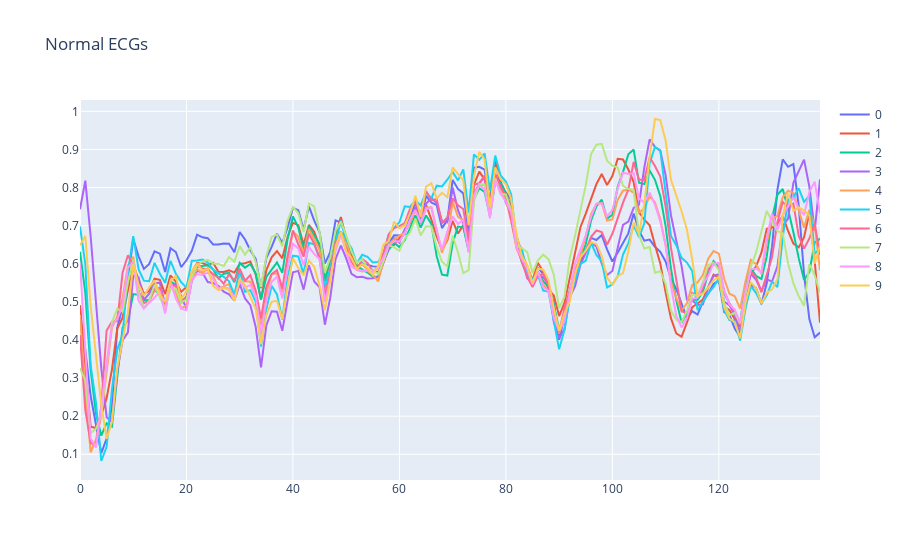
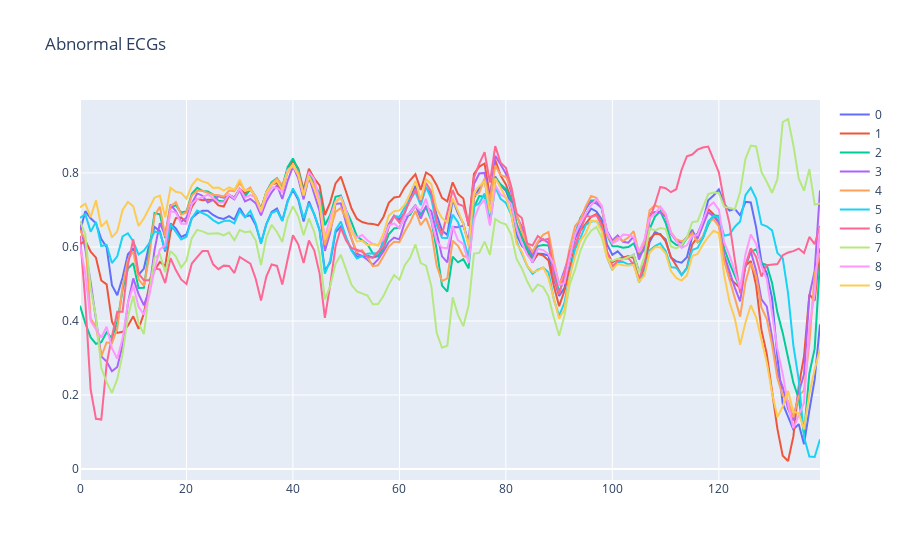

Here is the notebook cell these charts were saved with, in order:
### Markdown cell above
Separate the data for normal and abnormal ECGs

### Code cell
# [0 or 1] showing whether the ECG is [abnormal or normal].

#The labels are either 0 or 1, so I will convert them into boolean(true or false) 
train_labels = train_labels.astype(bool)
num_true = np.sum(train_labels)
num_false = len(train_labels) - num_true
print(f"True: {num_true}, False: {num_false}")

val_labels = val_labels.astype(bool)
num_true = np.sum(val_labels)
num_false = len(val_labels) - num_true
print(f"True: {num_true}, False: {num_false}")

test_labels = test_labels.astype(bool)
num_true = np.sum(test_labels)
num_false = len(test_labels) - num_true
print(f"True: {num_true}, False: {num_false}")

# Separate the data for normal ECG from that of abnormal ones
# Normal ECG data
normal_train_data = train_data[train_labels]
normal_val_data = val_data[val_labels]
normal_test_data = test_data[test_labels]

# Abnormal ECG data
abnormal_train_data = train_data[~train_labels]
abnormal_val_data = val_data[~val_labels]
abnormal_test_data = test_data[~test_labels]

# Plot the first 10 normal and abnormal ECGs
plotters.show_traces(pd.DataFrame(normal_train_data).iloc[0:10, :],
                     title="Normal ECGs")
plotters.show_traces(pd.DataFrame(abnormal_train_data).iloc[0:10, :],
                     title="Abnormal ECGs")

### Figure 1 — Plotly figure (JSON) as saved in the notebook; plotly's stock layout.template omitted (floating-point values rounded to 4 significant figures; data arrays with more than 128 entries replaced by an {"elided": "..."} marker saying what was removed)
{"data": [{"mode": "lines", "name": "0", "type": "scatter", "x": {"elided": "140 int values"}, "y": {"elided": "140 float values"}}, {"mode": "lines", "name": "1", "type": "scatter", "x": {"elided": "140 int values"}, "y": {"elided": "140 float values"}}, {"mode": "lines", "name": "2", "type": "scatter", "x": {"elided": "140 int values"}, "y": {"elided": "140 float values"}}, {"mode": "lines", "name": "3", "type": "scatter", "x": {"elided": "140 int values"}, "y": {"elided": "140 float values"}}, {"mode": "lines", "name": "4", "type": "scatter", "x": {"elided": "140 int values"}, "y": {"elided": "140 float values"}}, {"mode": "lines", "name": "5", "type": "scatter", "x": {"elided": "140 int values"}, "y": {"elided": "140 float values"}}, {"mode": "lines", "name": "6", "type": "scatter", "x": {"elided": "140 int values"}, "y": {"elided": "140 float values"}}, {"mode": "lines", "name": "7", "type": "scatter", "x": {"elided": "140 int values"}, "y": {"elided": "140 float values"}}, {"mode": "lines", "name": "8", "type": "scatter", "x": {"elided": "140 int values"}, "y": {"elided": "140 float values"}}, {"mode": "lines", "name": "9", "type": "scatter", "x": {"elided": "140 int values"}, "y": {"elided": "140 float values"}}], "layout": {"title": {"text": "Normal ECGs"}}}

### Figure 2 — Plotly figure (JSON) as saved in the notebook; plotly's stock layout.template omitted (floating-point values rounded to 4 significant figures; data arrays with more than 128 entries replaced by an {"elided": "..."} marker saying what was removed)
{"data": [{"mode": "lines", "name": "0", "type": "scatter", "x": {"elided": "140 int values"}, "y": {"elided": "140 float values"}}, {"mode": "lines", "name": "1", "type": "scatter", "x": {"elided": "140 int values"}, "y": {"elided": "140 float values"}}, {"mode": "lines", "name": "2", "type": "scatter", "x": {"elided": "140 int values"}, "y": {"elided": "140 float values"}}, {"mode": "lines", "name": "3", "type": "scatter", "x": {"elided": "140 int values"}, "y": {"elided": "140 float values"}}, {"mode": "lines", "name": "4", "type": "scatter", "x": {"elided": "140 int values"}, "y": {"elided": "140 float values"}}, {"mode": "lines", "name": "5", "type": "scatter", "x": {"elided": "140 int values"}, "y": {"elided": "140 float values"}}, {"mode": "lines", "name": "6", "type": "scatter", "x": {"elided": "140 int values"}, "y": {"elided": "140 float values"}}, {"mode": "lines", "name": "7", "type": "scatter", "x": {"elided": "140 int values"}, "y": {"elided": "140 float values"}}, {"mode": "lines", "name": "8", "type": "scatter", "x": {"elided": "140 int values"}, "y": {"elided": "140 float values"}}, {"mode": "lines", "name": "9", "type": "scatter", "x": {"elided": "140 int values"}, "y": {"elided": "140 float values"}}], "layout": {"title": {"text": "Abnormal ECGs"}}}
